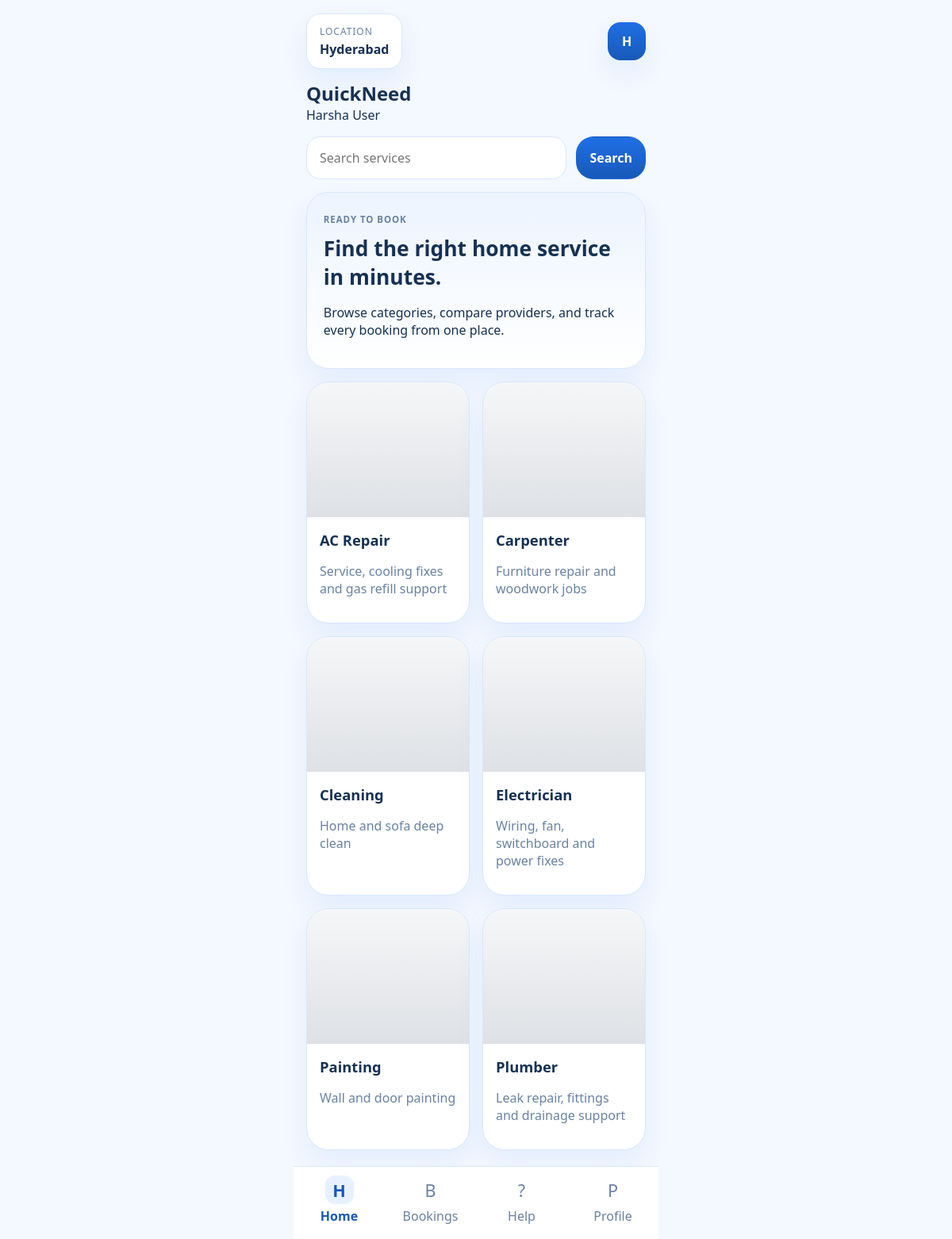
Screenshot of /home (signed in) with the database file from the repository.
### tables this page shows
CREATE TABLE users (
            id INTEGER PRIMARY KEY AUTOINCREMENT,
            email TEXT UNIQUE NOT NULL,
            phone TEXT NOT NULL,
            password TEXT NOT NULL
        , role TEXT DEFAULT 'user', full_name TEXT, city TEXT);

CREATE TABLE services (
            id INTEGER PRIMARY KEY AUTOINCREMENT,
            slug TEXT UNIQUE,
            name TEXT NOT NULL,
            tagline TEXT NOT NULL,
            icon TEXT,
            price_from INTEGER DEFAULT 0,
            accent TEXT,
            image TEXT
        );

### app.py (the view)
@app.route("/home")
@login_required
@customer_required
def home():
    search_query = request.args.get("q", "").strip().lower()
    current_user = get_current_user()
    services = get_services(search_query)
    conn = get_db()
    recent_bookings = conn.execute(
        """
        SELECT * FROM bookings
        WHERE user_email = ?
        ORDER BY id DESC
        LIMIT 3
        """,
        (session["user_email"],),
    ).fetchall()
    user_booking_rows = conn.execute(
        "SELECT * FROM bookings WHERE user_email = ?",
        (session["user_email"],),
    ).fetchall()
    conn.close()
    stats = booking_status_breakdown(user_booking_rows)
    return render_template(
        "home.html",
        user_name=session.get("display_name", session["user_email"].split("@")[0]),
        services=services,
        recent_bookings=recent_bookings,
        stats=stats,
        current_user=current_user,
        search_query=search_query,
    )

### app.py (called while the page is built, shortened)
def get_db():
    conn = sqlite3.connect(DB_PATH)
    conn.row_factory = sqlite3.Row
    return conn

def login_required(view):
    @wraps(view)
    def wrapped_view(*args, **kwargs):
        if "user_email" not in session:
            flash("Please log in to continue.", "warning")
            return redirect(url_for("login"))
        return view(*args, **kwargs)
    return wrapped_view

def customer_required(view):
    @wraps(view)
    def wrapped_view(*args, **kwargs):
        if session.get("role") == "admin":
            flash("Please use the admin dashboard for admin access.", "warning")
            return redirect(url_for("admin_dashboard"))
        return view(*args, **kwargs)
    return wrapped_view

def get_current_user():
    if "user_email" not in session:
        return None
    conn = get_db()
    user = conn.execute(
        "SELECT * FROM users WHERE email = ?",
        (session["user_email"],),
    ).fetchone()
    conn.close()
    return user

def get_services(search_query=""):
    conn = get_db()
    services = conn.execute(
        """
        SELECT
            s.*,
            COUNT(p.id) AS providers_count
        FROM services s
        LEFT JOIN providers p ON p.service_slug = s.slug
        GROUP BY s.id
        ORDER BY s.name
        """
    ).fetchall()
    conn.close()
    results = [dict(service) for service in services]
    return results

def booking_status_breakdown(bookings):
    counts = {
        "total": len(bookings),
        "pending": 0,
        "accepted": 0,
        "in_progress": 0,
        "completed": 0,
        "cancel_requested": 0,
        "cancelled": 0,
    }
    for booking in bookings:
        status = (booking["status"] or "").strip().lower()
        if status == "pending":
            counts["pending"] += 1
        elif status == "accepted":
            counts["accepted"] += 1
        elif status == "in progress":
            counts["in_progress"] += 1
        elif status == "completed":
            counts["completed"] += 1
        elif status == "cancel requested":
            counts["cancel_requested"] += 1
        elif status == "cancelled":
            counts["cancelled"] += 1
    return counts

@app.context_processor
def inject_layout_data():
    return {
        "nav_services": get_services(),
        "current_role": session.get("role"),
        "current_endpoint": request.endpoint,
    }

### templates/home.html (shortened to what this page needs)
{% extends "base.html" %}
{% block content %}
<section class="mobile-topbar">
    <div class="home-topbar-row">
        <div class="location-chip">
            <span class="location-label">Location</span>
            <strong>{{ current_user.city or 'Set location' }}</strong>
        </div>
        <a class="profile-mini" href="{{ url_for('profile') }}">
            {{ (current_user.full_name or current_user.email)[0]|upper }}
        </a>
    </div>
    <div class="brand-row compact">
        <div>
            <h1>QuickNeed</h1>
            <p>{{ user_name }}</p>
        </div>
    </div>
</section>
<form method="GET" action="{{ url_for('home') }}" class="service-search-form">
    <input type="text" name="q" value="{{ search_query }}" placeholder="Search services">
    <button type="submit" class="primary-btn">Search</button>
</form>
<section class="home-hero-panel">
    <div>
        <span class="eyebrow">Ready to book</span>
        <h2>Find the right home service in minutes.</h2>
        <p>Browse categories, compare providers, and track every booking from one place.</p>
    </div>
</section>
<section class="service-mobile-grid">
    {% for service in services %}
    <a class="service-mobile-card" href="{{ url_for('service_detail', service_slug=service.slug) }}">
        <div class="service-cover" style="background-image: linear-gradient(180deg, rgba(20,40,71,0.04), rgba(20,40,71,0.14)), url('{{ service.image }}');"></div>
        <div class="service-card-copy">
            <h3>{{ service.name }}</h3>
            <p>{{ service.tagline }}</p>
        </div>
    </a>
    {% endfor %}
</section>
{% endblock %}

### templates/base.html (shortened to what this page needs)
<!DOCTYPE html>
<html lang="en">
<head>
    <link rel="stylesheet" href="{{ url_for('static', filename='app.css') }}">
</head>
<body class="{% block body_class %}{% endblock %}">
    <main class="page-shell {% if session.get('user_email') and current_role != 'admin' %}mobile-shell{% endif %} {% block page_shell_class %}{% endblock %}">
        {% block content %}{% endblock %}
    </main>
    {% if session.get('user_email') and current_role != 'admin' %}
    <nav class="bottom-nav">
        <a class="bottom-link {% if current_endpoint == 'home' %}active{% endif %}" href="{{ url_for('home') }}">
            <span class="nav-icon">H</span>
            <span>Home</span>
        </a>
        <a class="bottom-link {% if current_endpoint == 'my_bookings' %}active{% endif %}" href="{{ url_for('my_bookings') }}">
            <span class="nav-icon">B</span>
            <span>Bookings</span>
        </a>
        <a class="bottom-link {% if current_endpoint == 'help_page' %}active{% endif %}" href="{{ url_for('help_page') }}">
            <span class="nav-icon">?</span>
            <span>Help</span>
        </a>
        <a class="bottom-link {% if current_endpoint == 'profile' %}active{% endif %}" href="{{ url_for('profile') }}">
            <span class="nav-icon">P</span>
            <span>Profile</span>
        </a>
    </nav>
    {% endif %}
</body>
</html>

### static/app.css (style rules this page uses)
:root { --bg: #f4f8ff; --surface: #ffffff; --surface-soft: #eef5ff; --line: #d9e7fb; --text: #163154; --muted: #6a82a3; --navy: #1f6fe5; --navy-deep: #1859b8; --accent: #e8f1ff; --danger: #d9534f; --warning: #d59b1f; --success: #238a5a; --shadow: 0 16px 34px rgba(31, 111, 229, 0.08); }
* { box-sizing: border-box; }
body { margin: 0; background: var(--bg); color: var(--text); font-family: "Segoe UI", Arial, sans-serif; }
a { color: inherit; text-decoration: none; }
.page-shell { width: min(1100px, calc(100% - 2rem)); margin: 0 auto; padding: 1rem 0 2rem; }
.mobile-shell { width: min(460px, 100%); min-height: 100vh; padding: 0.75rem 1rem 7rem; }
.eyebrow { display: inline-block; margin-bottom: 0.5rem; letter-spacing: 0.08em; text-transform: uppercase; font-size: 0.72rem; font-weight: 700; color: var(--muted); }
.brand-row { display: flex; align-items: center; gap: 1rem; }
.brand-row.compact h1, .brand-row.compact p { margin: 0; }
.mobile-auth, .intro-card, .otp-card, .home-hero-panel, .service-mobile-card, .mobile-booking-card, .support-card, .faq-card, .profile-card, .latest-booking-card, .booking-layout > *, .provider-card, .stat-card, .booking-table-shell, .empty-state { background: var(--surface); border: 1px solid var(--line); box-shadow: var(--shadow); }
.mobile-auth p, .service-card-copy p, .booking-detail-line, .muted-line, .faq-card p, .profile-card p, .section-head p, .provider-phone, .booking-table small { color: var(--muted); }
input, textarea, select { width: 100%; padding: 0.95rem 1rem; border-radius: 18px; border: 1px solid var(--line); background: var(--surface); color: var(--text); font: inherit; }
.primary-btn, .secondary-btn, .table-action, .segment { display: inline-flex; align-items: center; justify-content: center; gap: 0.45rem; border-radius: 22px; padding: 0.95rem 1.25rem; font: inherit; font-weight: 700; border: 1px solid transparent; }
.primary-btn { background: linear-gradient(180deg, var(--navy), var(--navy-deep)); color: white; }
.mobile-topbar { padding-top: 0.3rem; margin-bottom: 1rem; }
.home-topbar-row { display: flex; align-items: center; justify-content: space-between; gap: 1rem; margin-bottom: 0.9rem; }
.location-chip { display: inline-flex; flex-direction: column; gap: 0.2rem; padding: 0.8rem 1rem; border-radius: 18px; background: var(--surface); border: 1px solid var(--line); box-shadow: var(--shadow); }
.location-label { font-size: 0.75rem; color: var(--muted); text-transform: uppercase; letter-spacing: 0.08em; }
.profile-mini { width: 48px; height: 48px; border-radius: 16px; display: grid; place-items: center; background: linear-gradient(180deg, var(--navy), var(--navy-deep)); color: white; font-weight: 800; box-shadow: var(--shadow); }
.service-search-form { display: grid; grid-template-columns: 1fr auto; gap: 0.75rem; margin-bottom: 1rem; }
.service-search-form .primary-btn { padding-inline: 1rem; }
.home-hero-panel { padding: 1.3rem; border-radius: 28px; margin-bottom: 1rem; background: linear-gradient(180deg, #edf4ff, #ffffff); }
.home-hero-panel h2 { margin: 0.2rem 0 0.5rem; font-size: 1.65rem; }
.service-mobile-grid { display: grid; grid-template-columns: repeat(2, minmax(0, 1fr)); gap: 1rem; }
.service-mobile-card { overflow: hidden; border-radius: 28px; }
.service-cover { height: 170px; background-size: cover; background-position: center; }
.service-card-copy { padding: 1rem; }
.service-card-copy h3 { margin: 0 0 0.25rem; font-size: 1.15rem; }
.bottom-nav { position: fixed; left: 50%; bottom: 0; transform: translateX(-50%); width: min(460px, 100%); background: rgba(255, 255, 255, 0.98); border-top: 1px solid var(--line); display: grid; grid-template-columns: repeat(4, minmax(0, 1fr)); padding: 0.7rem 0 1.1rem; z-index: 40; }
.bottom-link { display: grid; justify-items: center; gap: 0.25rem; color: var(--muted); font-weight: 500; }
.bottom-link.active { color: var(--navy-deep); font-weight: 700; }
.nav-icon { width: 36px; height: 36px; display: grid; place-items: center; border-radius: 12px; font-size: 1.35rem; }
.bottom-link.active .nav-icon { background: var(--accent); }

### rows the page displays
users: city "Hyderabad", full_name "H"
services: name "AC Repair", tagline "Service, cooling fixes and gas refill support"
services: name "Carpenter", tagline "Furniture repair and woodwork jobs"
services: name "Cleaning", tagline "Home and sofa deep clean"
services: name "Electrician", tagline "Wiring, fan, switchboard and power fixes"
services: name "Painting", tagline "Wall and door painting"
services: name "Plumber", tagline "Leak repair, fittings and drainage support"

### other values shown
{{ user_name }} "Harsha User"
